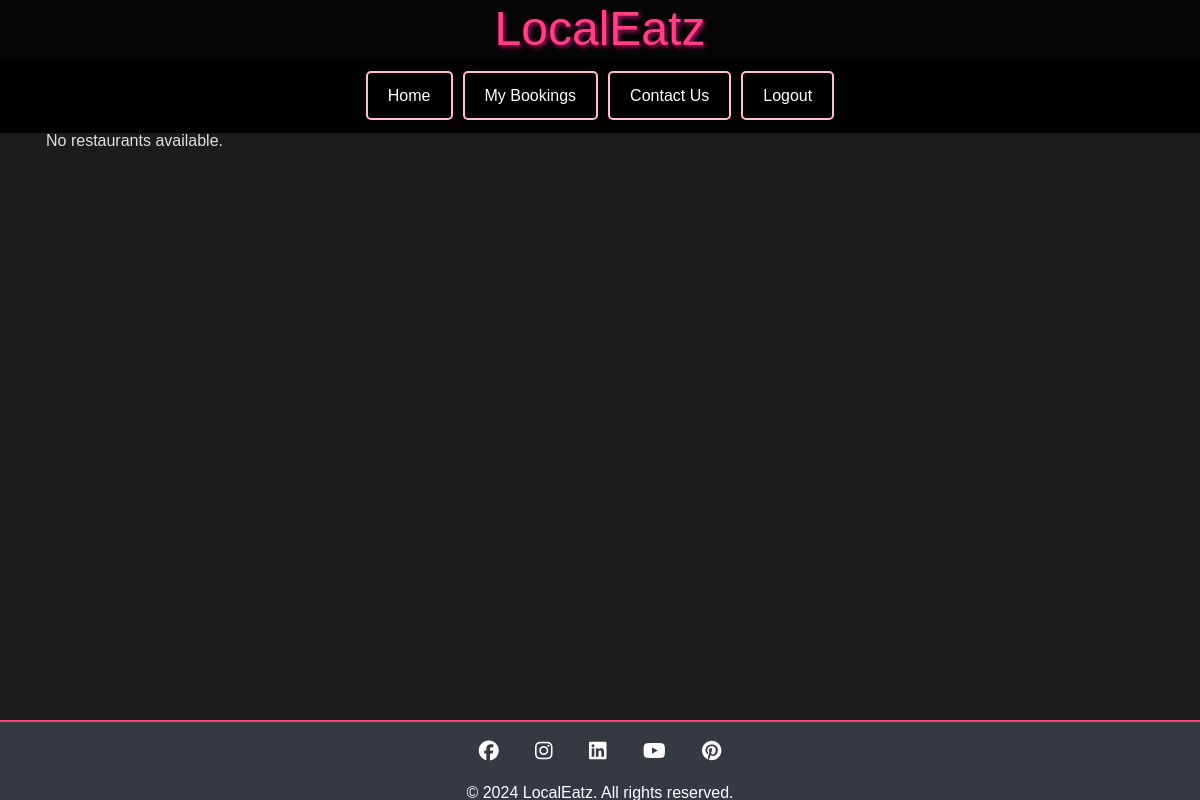
/restaurants/ (signed in), run on an earlier commit of the app's database.
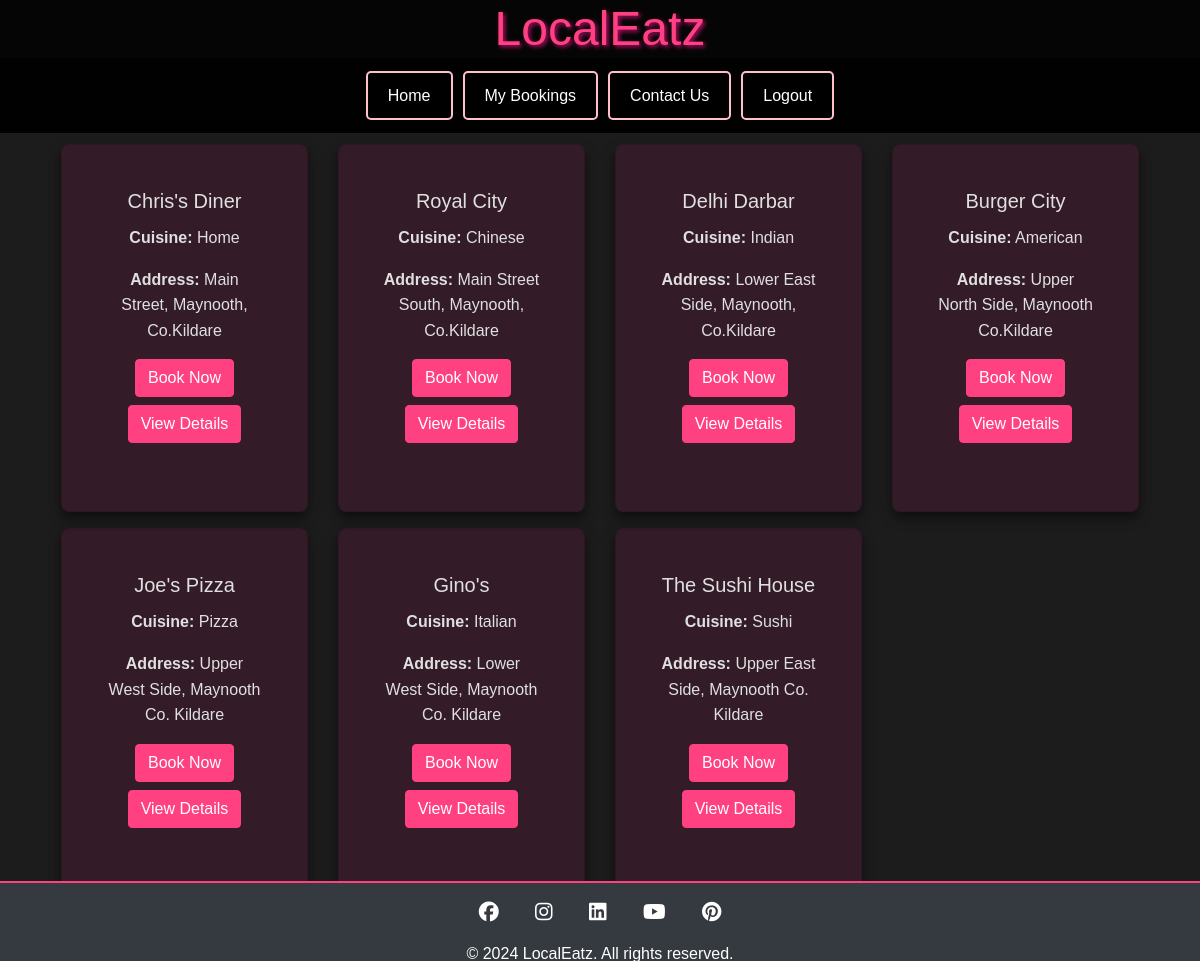
And on a later commit of the database.
### restaurants/models.py (models this page shows, shortened)
class Restaurant(models.Model):
    name = models.CharField(max_length=255)
    address = models.CharField(max_length=255)
    description = models.TextField(blank=True)
    max_tables = models.PositiveIntegerField(default=3)
    cuisine_type = models.CharField(max_length=100, blank=True)

### restaurants/views.py (the view)
# urls.py: path('', views.restaurant_list, name='restaurant_list'),
@login_required
def restaurant_list(request):
    restaurants = Restaurant.objects.all()
    return render(request, 'restaurants/restaurant_list.html', {'restaurants': restaurants})

### restaurants/templates/restaurants/restaurant_list.html (shortened to what this page needs)
{% extends 'base.html' %}
{% block content %}
<div class="container">
    <div class="row">
        {% for restaurant in restaurants %}
        <div class="col-lg-3 col-md-4 col-sm-6 col-12 mt-3">
            <div class="restaurant-item card h-100">
                <div class="card-body">
                    <h5 class="card-title">{{ restaurant.name }}</h5>
                    <p class="card-text"><strong>Cuisine:</strong> {{ restaurant.cuisine_type }}</p>
                    <p><strong>Address:</strong> {{ restaurant.address }}</p>
                    <a href="{% url 'create_booking' restaurant.id %}" class="btn btn-primary mb-2">Book Now</a>
                    <a href="{% url 'restaurant_detail' restaurant.id %}" class="btn btn-primary">View Details</a>
                </div>
            </div>
        </div>
        {% empty %}
        <p>No restaurants available.</p>
        {% endfor %}
    </div>
</div>
{% endblock %}

### templates/base.html (shortened to what this page needs)
{% load static %}
<!doctype html>
<html lang="en">
<head>
    {% block corecss %}
    <link rel="stylesheet" href="https://stackpath.bootstrapcdn.com/bootstrap/4.4.1/css/bootstrap.min.css"
>
    <link rel="stylesheet" href="{% static 'css/base.css' %}">
    {% endblock %}
</head>
<body>
    <header class="d-flex flex-column align-items-center">
        <h1>LocalEatz</h1>
        <nav class="navbar navbar-expand-lg navbar-dark" style="background-color: rgba(0, 0, 0, 0.8); width: 100%;">
            <div class="collapse navbar-collapse" id="navbarNav">
                <ul class="navbar-nav mx-auto text-center">
                    {% if user.is_authenticated %}
                    <li class="nav-item">
                        <a href="{% url 'home' %}" class="custom-btn">Home</a>
                    </li>
                    <li class="nav-item">
                        <a class="custom-btn" href="#">My Bookings</a>
                    </li>
                    <li class="nav-item">
                        <a class="custom-btn" href="#">Contact Us</a>
                    </li>
                    <li class="nav-item">
                        <a class="custom-btn" href="{% url 'account_logout' %}">Logout</a>
                    </li>
                    {% endif %}
                </ul>
            </div>
        </nav>
    </header>
    <main class="container mt-6 mb-9">
        {% block content %}{% endblock %}
    </main>
    <footer class="bg-dark text-center text-white py-3">
        <div class="social-icons mb-3">
            <a href="https://facebook.com" target="_blank" rel="noopener" class="text-white mx-3">
                <i class="fab fa-facebook fa-lg"></i>
            </a>
            <a href="https://www.instagram.com/" target="_blank" rel="noopener" class="text-white mx-3">
                <i class="fab fa-instagram fa-lg"></i>
            </a>
            <a href="https://ie.linkedin.com/" target="_blank" rel="noopener" class="text-white mx-3">
                <i class="fab fa-linkedin fa-lg"></i>
            </a>
            <a href="https://www.youtube.com/" target="_blank" rel="noopener" class="text-white mx-3">
                <i class="fab fa-youtube fa-lg"></i>
            </a>
            <a href="https://ie.pinterest.com/" target="_blank" rel="noopener" class="text-white mx-3">
                <i class="fab fa-pinterest fa-lg"></i>
            </a>
        </div>
        <p>&copy; 2024 LocalEatz. All rights reserved.</p>
    </footer>
</body>
</html>

### static/css/base.css (style rules this page uses)
* { margin: 0; padding: 0; box-sizing: border-box; }
body { font-family: 'Arial', sans-serif; background: #1c1c1c; color: #e0e0e0; line-height: 1.6; padding: 0; margin: 0; }
header { background: rgba(0, 0, 0, 0.8); color: #ff4081; text-align: center; position: fixed; width: 100%; top: 0; left: 0; z-index: 1000; }
header h1 { font-size: 3rem; margin: 0; text-shadow: 2px 2px 4px rgba(255, 20, 147, 0.7); }
.restaurant-item { background: rgba(255, 20, 147, 0.1); border-radius: 8px; padding: 1.5rem; margin-bottom: 1.5rem; box-shadow: 0 6px 12px rgba(0, 0, 0, 0.5); text-align: center; transition: background 0.3s ease, transform 0.3s ease; }
.btn-primary { background-color: #ff4081; color: #fff; border-radius: 4px; border-color: #ff4081; }
.custom-btn { background-color: black; color: white; border: 2px solid pink; border-radius: 5px; padding: 10px 20px; text-decoration: none; margin: 5px; transition: all 0.3s ease-in-out; display: inline-block; width: 100%; }
.navbar-nav { flex-direction: column; }
main { padding: 4rem 1rem 4rem !important; margin-top: 4rem; }
footer { background: rgba(0, 0, 0, 0.8); color: #ff4081; padding: 1rem; text-align: center; position: fixed; height: 10vh; width: 100%; bottom: 0; left: 0; z-index: 1000; border-top: 2px solid #ff4081; }
@media (min-width: 768px) { .navbar-nav { flex-direction: row; } }
@media (min-width: 768px) { .custom-btn { width: auto; } }

What changed in the data, as far as the page shows it:
added Restaurant: name "Chris's Diner", cuisine_type "Home", address "Main Street, Maynooth, Co.Kildare"
added Restaurant: name "Royal City", cuisine_type "Chinese", address "Main Street South, Maynooth, Co.Kildare"
added Restaurant: name "Delhi Darbar", cuisine_type "Indian", address "Lower East Side, Maynooth, Co.Kildare"
added Restaurant: name "Burger City", cuisine_type "American", address "Upper North Side, Maynooth Co.Kildare"
added Restaurant: name "Joe's Pizza", cuisine_type "Pizza", address "Upper West Side, Maynooth Co. Kildare"
added Restaurant: name "Gino's", cuisine_type "Italian", address "Lower West Side, Maynooth Co. Kildare"
added Restaurant: name "The Sushi House", cuisine_type "Sushi", address "Upper East Side, Maynooth Co. Kildare"
Also different on the page:
text no longer shown: "No restaurants available."
